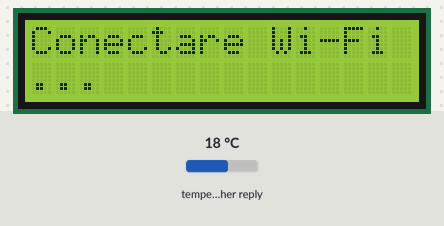
Simulated run of this sketch. Board: ESP32-C3. On the bench: 16×2 character LCD. The inputs (shaded band) are chosen by the test bench; at power-on: temperature in the weather reply 18 °C. WiFi joins after 1.5 s; servers stay silent unless stated; the local clock reads 2024-03-15 10:24:30 at power-on unless the sketch sets it; web services answer with replies made up by the test bench; what the sketch prints to the serial monitor is not drawn.

Above: at 0.1 s.
At 1.7 s:
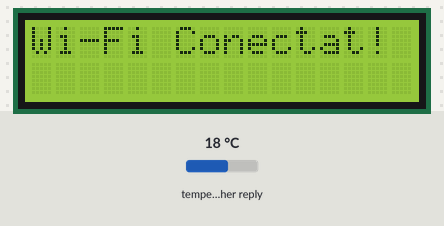
At 4.6 s:
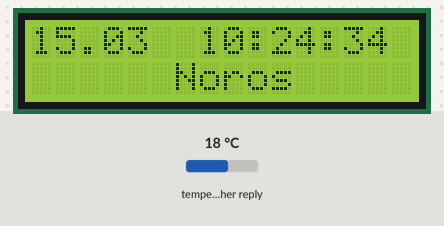
At 11.1 s:
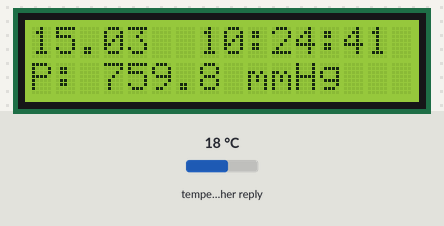
At 18.1 s:
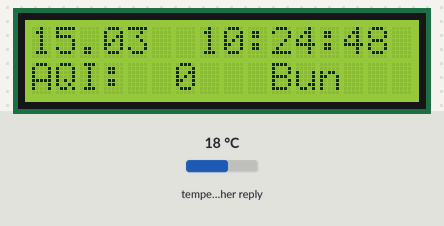
At 39.1 s:
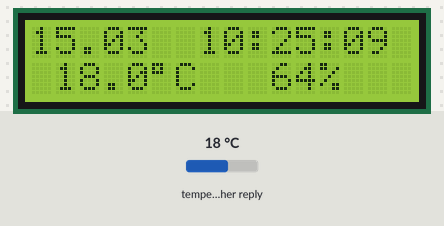

The sketch:

NTPclock_openmeteo_v2b.ino
```cpp
/* Nicu FLORICA (niq_ro) used AI to obtain this sketch
 * v.1.0 - used to Wemos D1 mini (ESP8266)
 * v.2.0 - moved to ESP32 C3-mini
*/
#include <WiFi.h>
#include <HTTPClient.h>
#include <WiFiClientSecure.h>
#include <ArduinoJson.h>
#include <Wire.h>
#include <LiquidCrystal_I2C.h>
#include <time.h>

// --- Configuratii Wi-Fi ---
const char* ssid = "bbk2";
const char* password = "internet2";

// --- Configurare LCD ---
LiquidCrystal_I2C lcd(0x3F, 16, 2);

// --- URL-uri Open-Meteo (Craiova) ---
const char* weatherUrl = "https://api.open-meteo.com/v1/forecast?latitude=44.33&longitude=23.79&current=temperature_2m,relative_humidity_2m,weather_code,wind_speed_10m,wind_direction_10m,pressure_msl,uv_index&timezone=Europe/Bucharest";
const char* airQualityUrl = "https://air-quality-api.open-meteo.com/v1/air-quality?latitude=44.33&longitude=23.79&current=european_aqi";

// --- Variabile globale pentru Vreme ---
float temperatura = 0.0;
int umiditate = 0;
int codVreme = 0;
float vitezaVant = 0.0;
int directieVant = 0;
float presiune = 0.0;
float uvIndex = 0.0;
int aqi = -1;

// --- Variabile pentru meniu / afisaj ---
int ecranCurent = 0;
unsigned long ultimulSchimb = 0;
const unsigned long intervalSchimb = 3000; // 3 secunde

unsigned long ultimaActualizareVreme = 0;
const unsigned long intervalActualizare = 600000; // 10 minute

// --- Variabile pentru verificare Wi-Fi ---
bool esteConectat = true;
unsigned long ultimaVerificareWifi = 0;
const unsigned long intervalVerificareWifi = 5000; // Verifica la fiecare 5 secunde

WiFiClientSecure client;

void setup() {
  Serial.begin(115200);

  // Pe ESP32-C3 Mini, I2C default este pe GPIO8 (SDA) si GPIO9 (SCL)
  Wire.begin(8, 9);

  lcd.begin();
  lcd.backlight();
  lcd.setCursor(0, 0);
  lcd.print("Conectare Wi-Fi");
  lcd.setCursor(0, 1);
  lcd.print("...");

  WiFi.begin(ssid, password);
  while (WiFi.status() != WL_CONNECTED) {
    delay(500);
    Serial.print(".");
  }
  Serial.println("\nWi-Fi conectat!");
  lcd.clear();
  lcd.print("Wi-Fi Conectat!");

  // --- FIX PENTRU ARDUINO 1.8.19 SI ESP32 CORE 2.0.5 ---
  configTime(0, 0, "pool.ntp.org", "time.nist.gov");
  delay(500);
  setenv("TZ", "EET-2EEST,M3.5.0/3,M10.5.0/4", 1);
  tzset();
  // ------------------------------------------------

  client.setInsecure();

  delay(2000);
  actualizeazaDate();
}

void loop() {
  // ==========================================
  // VERIFICARE PERIODICĂ WI-FI
  // ==========================================
  if (millis() - ultimaVerificareWifi >= intervalVerificareWifi) {
    ultimaVerificareWifi = millis();

    if (WiFi.status() == WL_CONNECTED) {
      if (!esteConectat) {
        esteConectat = true;
        lcd.clear();
        Serial.println("Wi-Fi Reconectat cu succes!");

        configTime(0, 0, "pool.ntp.org", "time.nist.gov");
        delay(500);
        setenv("TZ", "EET-2EEST,M3.5.0/3,M10.5.0/4", 1);
        tzset();

        actualizeazaDate();
      }
    } else {
      if (esteConectat) {
        esteConectat = false;
        lcd.clear();
      }
      lcd.setCursor(0, 0);
      lcd.print("Wi-Fi Deconectat");
      lcd.setCursor(0, 1);
      lcd.print("Reconectare...  ");

      WiFi.disconnect();
      WiFi.begin(ssid, password);
      return;
    }
  }

  if (!esteConectat) return;

  // ==========================================
  // AFISAJ NORMAL
  // ==========================================

  struct tm timeinfo;
  if (!getLocalTime(&timeinfo, 10000)) {
    lcd.setCursor(0, 0);
    lcd.print("Astept NTP...   ");
    delay(1000);
    return;
  }

  // --- RANDUL 1: Data scurta si Ora (STATIC) ---
  char bufferRand1[17];
  sprintf(bufferRand1, "%02d.%02d  %02d:%02d:%02d", timeinfo.tm_mday, timeinfo.tm_mon + 1, timeinfo.tm_hour, timeinfo.tm_min, timeinfo.tm_sec);
  lcd.setCursor(0, 0);
  lcd.print(bufferRand1);

  // --- LOGICA DE ALTERNARE LA 3 SECUNDE ---
  if (millis() - ultimulSchimb >= intervalSchimb) {
    ecranCurent++;

    // MODIFICARE: Sarim peste UV DOAR daca valoarea este 0 (nu ne mai bazam pe ore)
    if (ecranCurent == 4 && uvIndex <= 0.0) {
      ecranCurent = 5;
    }

    if (ecranCurent > 5) {
      ecranCurent = 0;
    }
    ultimulSchimb = millis();
  }

  // --- RANDUL 2: Afisarea informatiei curente ---
  char bufferRand2[17];
  lcd.setCursor(0, 1);

  switch (ecranCurent) {
    case 0:
      sprintf(bufferRand2, " %4.1f%cC   %2d%%  ", temperatura, 223, umiditate);
      lcd.print(bufferRand2);
      break;

    case 1:
      obtineTextVremeLung(codVreme, bufferRand2);
      lcd.print(bufferRand2);
      break;

    case 2:
      char dirVant[4];
      obtineDirectieVant(directieVant, dirVant);
      sprintf(bufferRand2, "Vant %4.1fkm/h %-2s", vitezaVant, dirVant);
      lcd.print(bufferRand2);
      break;

    case 3:
      sprintf(bufferRand2, "P: %5.1f mmHg   ", presiune * 0.750062);
      lcd.print(bufferRand2);
      break;

    case 4:
      char nivelUV[10];
      obtineNivelUV(uvIndex, nivelUV);
      sprintf(bufferRand2, "UV: %3.1f %-7s", uvIndex, nivelUV);
      lcd.print(bufferRand2);
      break;

    case 5:
      char calitateAer[10];
      obtineCalitateAer(aqi, calitateAer);
      if (aqi >= 0) {
        sprintf(bufferRand2, "AQI: %2d   %-6s", aqi, calitateAer);
      } else {
        sprintf(bufferRand2, "AQI: Fara date  ");
      }
      lcd.print(bufferRand2);
      break;
  }

  if (millis() - ultimaActualizareVreme > intervalActualizare) {
    actualizeazaDate();
  }

  delay(50);
}

// ==========================================
// FUNCTII DE DESCARCARE SI PARSARE DATE
// ==========================================

void actualizeazaDate() {
  if (WiFi.status() != WL_CONNECTED) return;

  Serial.println("Descarcare date meteo si aer...");
  lcd.setCursor(0, 1);
  lcd.print("Se incarca date ");

  HTTPClient httpWeather;
  httpWeather.begin(client, weatherUrl);
  int httpCode1 = httpWeather.GET();

  if (httpCode1 > 0) {
    String payload = httpWeather.getString();
    StaticJsonDocument<512> doc;
    DeserializationError error = deserializeJson(doc, payload);
    if (!error) {
      temperatura = doc["current"]["temperature_2m"].as<float>();
      umiditate = doc["current"]["relative_humidity_2m"].as<int>();
      codVreme = doc["current"]["weather_code"].as<int>();
      vitezaVant = doc["current"]["wind_speed_10m"].as<float>();
      directieVant = doc["current"]["wind_direction_10m"].as<int>();
      presiune = doc["current"]["pressure_msl"].as<float>();
      uvIndex = doc["current"]["uv_index"].as<float>();
      Serial.println("Vreme actualizata cu succes.");
    }
  }
  httpWeather.end();

  HTTPClient httpAir;
  httpAir.begin(client, airQualityUrl);
  int httpCode2 = httpAir.GET();

  if (httpCode2 > 0) {
    String payloadAir = httpAir.getString();
    StaticJsonDocument<128> docAir;
    DeserializationError errorAir = deserializeJson(docAir, payloadAir);
    if (!errorAir) {
      aqi = docAir["current"]["european_aqi"].as<int>();
      Serial.printf("AQI actualizat: %d\n", aqi);
    }
  } else {
    aqi = -1;
  }
  httpAir.end();

  ultimaActualizareVreme = millis();
}

// ==========================================
// FUNCTII AJUTATOARE PENTRU TEXTE
// ==========================================

void obtineTextVremeLung(int cod, char* outText) {
  switch(cod) {
    case 0:   strcpy(outText, "   Cer senin   "); break; // MODIFICAT AICI
    case 1:   strcpy(outText, "Mai mult senin "); break;
    case 2:   strcpy(outText, " Partial noros "); break;
    case 3:   strcpy(outText, "      Noros    "); break;
    case 45:
    case 48:  strcpy(outText, "      Cetza    "); break;
    case 51:
    case 53:
    case 55:  strcpy(outText, "     Burnita   "); break;
    case 56:
    case 57:  strcpy(outText, " Burnita cu gh "); break;
    case 61:  strcpy(outText, " Ploaie usoara "); break;
    case 63:  strcpy(outText, "Ploaie moderata "); break;
    case 65:  strcpy(outText, "Ploaie puternic"); break;
    case 66:
    case 67:  strcpy(outText, "Ploaie cu gh.  "); break;
    case 71:  strcpy(outText, "    Ninsoare   "); break;
    case 73:  strcpy(outText, " Ninsoare moder "); break;
    case 75:  strcpy(outText, " Ninsoare grea  "); break;
    case 77:  strcpy(outText, "    Grindina   "); break;
    case 80:  strcpy(outText, "     Averse    "); break;
    case 81:  strcpy(outText, " Averse moderate"); break;
    case 82:  strcpy(outText, "Averse puternic"); break;
    case 85:  strcpy(outText, "Ninsoare averse"); break;
    case 86:  strcpy(outText, "Nins. averse gr"); break;
    case 95:  strcpy(outText, "     Furtuna   "); break;
    case 96:
    case 99:  strcpy(outText, " Furtuna+grind  "); break;
    default:  strcpy(outText, "      N/A      "); break;
  }
}

void obtineDirectieVant(int grade, char* out) {
  if (grade >= 337 || grade < 23) strcpy(out, "N");
  else if (grade < 68) strcpy(out, "NE");
  else if (grade < 113) strcpy(out, "E");
  else if (grade < 158) strcpy(out, "SE");
  else if (grade < 203) strcpy(out, "S");
  else if (grade < 248) strcpy(out, "SV");
  else if (grade < 293) strcpy(out, "V");
  else strcpy(out, "NV");
}

void obtineNivelUV(float uv, char* out) {
  if (uv <= 2.9) strcpy(out, "Scazut");
  else if (uv <= 5.9) strcpy(out, "Mediu");
  else if (uv <= 7.9) strcpy(out, "Ridicat");
  else if (uv <= 10.9) strcpy(out, "Foarte");
  else strcpy(out, "Extrem");
}

void obtineCalitateAer(int val, char* out) {
  if (val < 0) strcpy(out, "N/A");
  else if (val <= 20) strcpy(out, "Bun");
  else if (val <= 40) strcpy(out, "OK");
  else if (val <= 60) strcpy(out, "Mediu");
  else if (val <= 80) strcpy(out, "Slab");
  else if (val <= 100) strcpy(out, "Rau");
  else strcpy(out, "F. Rau");
}
```

Measured:
- what the display in image 1 shows lasts 2.5 s, from 1.6 s to 4.1 s
- what the display in image 2 shows lasts 0.6 s, from 4.5 s to 5.1 s
- what the display in image 3 shows lasts 1.0 s, from 11.1 s to 12.1 s
